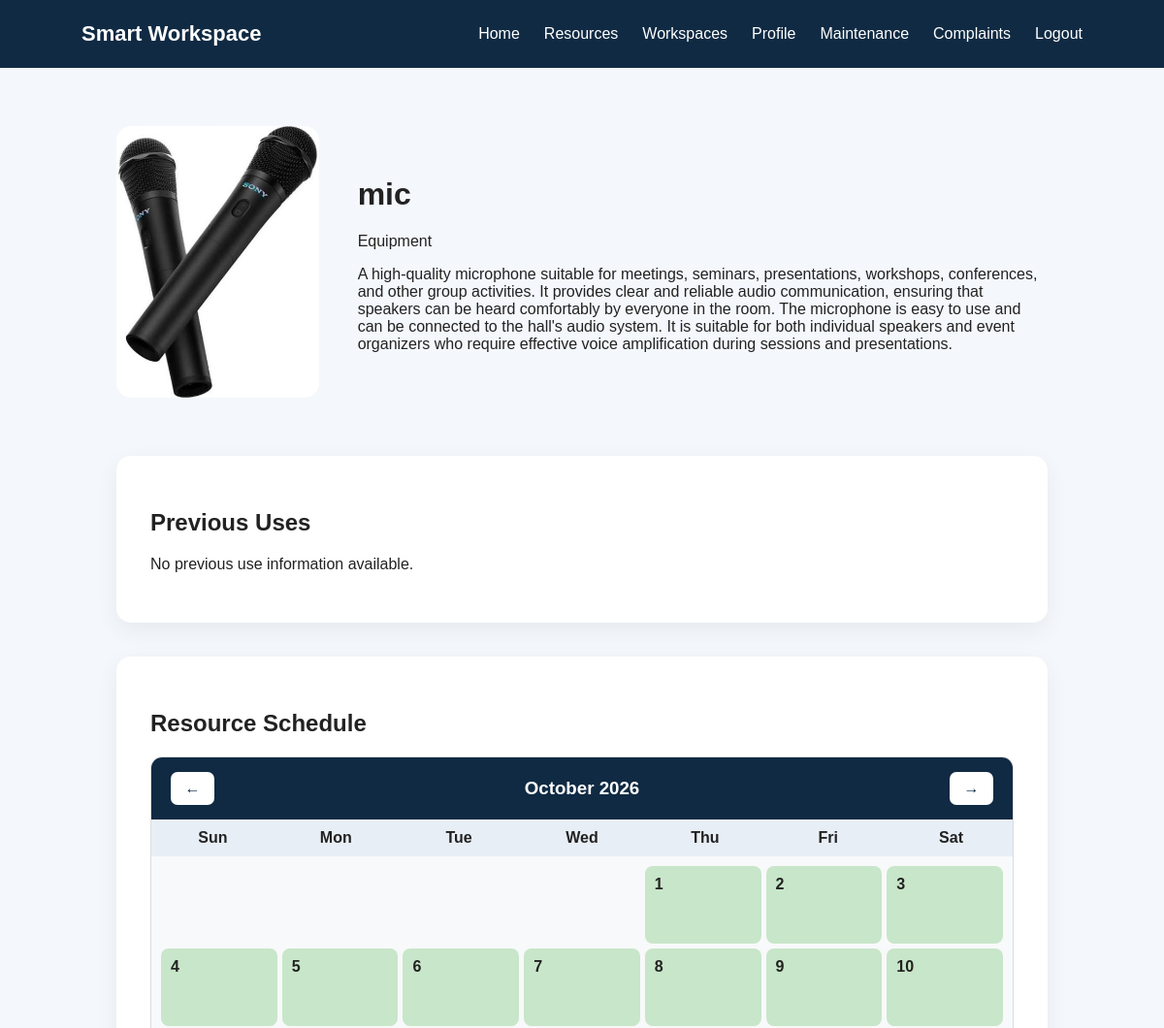
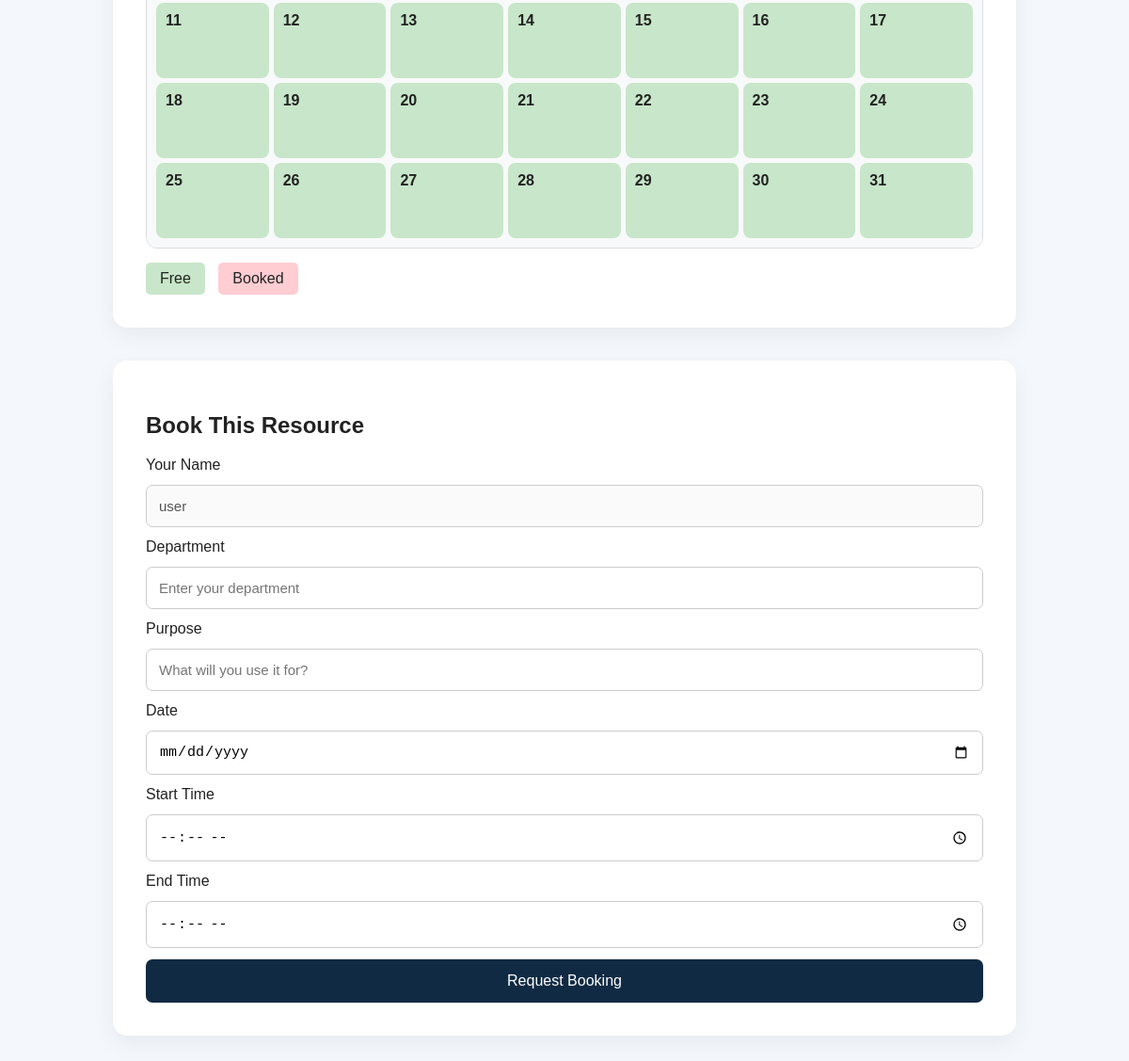
/resources/1/ (signed in), run on the app's committed database (2 pictures, top to bottom).
### workspace/models.py (models this page shows, shortened)
class Resource(models.Model):
    RESOURCE_TYPES = [
        ('Equipment', 'Equipment'),
        ('Projector', 'Projector'),
        ('Computer', 'Computer'),
        ('Other', 'Other'),
    ]
    name = models.CharField(max_length=100)
    resource_type = models.CharField(max_length=50, choices=RESOURCE_TYPES)
    description = models.TextField()
    previous_uses = models.TextField(blank=True)
    image = models.ImageField(upload_to='resources/', blank=True, null=True)
    department = models.CharField(max_length=100, blank=True)
    available = models.BooleanField(default=True)

### workspace/views.py (the view)
@login_required
def resource_detail(request, resource_id):
    resource = get_object_or_404(
        Resource,
        id=resource_id
    )
    bookings = ResourceBooking.objects.filter(
        resource=resource,
        status__in=['Pending', 'Approved']
    ).order_by(
        'booking_date',
        'start_time'
    )
    return render(
        request,
        'workspace/resource_detail.html',
        {
            'resource': resource,
            'bookings': bookings
        }
    )

### workspace/templates/workspace/resource_detail.html (shortened to what this page needs)
{% extends 'workspace/base.html' %}
{% block content %}
<div class="detail-page">
    <div class="detail-header">
        {% if resource.image %}
        <img src="{{ resource.image.url }}" class="detail-image">
        {% endif %}
        <div>
            <h1>{{ resource.name }}</h1>
            <p>{{ resource.resource_type }}</p>
            <p>{{ resource.description }}</p>
        </div>
    </div>
    <section class="info-section">
        <h2>Previous Uses</h2>
        <p>
            {{ resource.previous_uses|default:"No previous use information available." }}
        </p>
    </section>
    <section class="schedule">
        <h2>Resource Schedule</h2>
        <div class="calendar-box">
            <div class="calendar-header">
                <button type="button" id="previousMonth">
                    ←
                </button>
                <h3 id="monthYear"></h3>
                <button type="button" id="nextMonth">
                    →
                </button>
            </div>
            <div class="calendar-weekdays">
                <div>Sun</div>
                <div>Mon</div>
                <div>Tue</div>
                <div>Wed</div>
                <div>Thu</div>
                <div>Fri</div>
                <div>Sat</div>
            </div>
            <div id="calendar" class="calendar-grid"></div>
        </div>
        <div class="legend">
            <span class="legend-free">
                Free
            </span>
            <span class="legend-booked">
                Booked
            </span>
        </div>
    </section>
    <section class="booking-section">
        <h2>Book This Resource</h2>
        <form method="POST" action="{% url 'book_resource' resource.id %}">
            <label>Your Name</label>
            <input
                type="text"
                value="{{ user.get_full_name|default:user.username }}"
                disabled
            >
            <label>Department</label>
            <input
                type="text"
                name="department"
                placeholder="Enter your department"
                required
            >
            <label>Purpose</label>
            <input
                type="text"
                name="purpose"
                placeholder="What will you use it for?"
                required
            >
            <label>Date</label>
            <input
                type="date"
                name="booking_date"
                required
            >
            <label>Start Time</label>
            <input
                type="time"
                name="start_time"
                required
            >
            <label>End Time</label>
            <input
                type="time"
                name="end_time"
                required
            >
            <button type="submit">
                Request Booking
            </button>
        </form>
    </section>
</div>
{% endblock %}

### workspace/static/workspace/style.css (style rules this page uses)
* { box-sizing: border-box; }
body { margin: 0; font-family: Arial, sans-serif; background: #f4f7fb; color: #222; }
.detail-page { padding: 60px 10%; }
.detail-header { display: flex; gap: 40px; align-items: center; margin-bottom: 60px; }
.detail-image { width: 400px; height: 280px; object-fit: cover; border-radius: 15px; }
.info-section, .schedule, .booking-section, .profile-box, .booking-list { background: white; padding: 35px; border-radius: 15px; margin-bottom: 35px; box-shadow: 0 8px 25px rgba(0, 0, 0, 0.06); }
.calendar-box { border: 1px solid #ddd; border-radius: 12px; overflow: hidden; background: #fafafa; }
.calendar-grid { display: grid; grid-template-columns: repeat(7, 1fr); gap: 5px; padding: 15px; }
.legend { margin-top: 15px; }
.legend-free, .legend-booked { display: inline-block; padding: 8px 15px; margin-right: 10px; border-radius: 5px; }
.legend-free { background: #c8e6c9; }
.legend-booked { background: #ffcdd2; }
form { display: flex; flex-direction: column; gap: 12px; }
input, select, textarea { padding: 13px; border: 1px solid #ccc; border-radius: 7px; font-size: 15px; }
button { padding: 14px; background: #102a43; color: white; border: none; border-radius: 7px; cursor: pointer; font-size: 16px; }
.calendar-header { display: flex; justify-content: space-between; align-items: center; background: #102a43; color: white; padding: 15px 20px; }
.calendar-header h3 { margin: 0; }
.calendar-header button { width: 45px; padding: 8px; background: white; color: #102a43; }
.calendar-weekdays { display: grid; grid-template-columns: repeat(7, 1fr); background: #e8eef5; text-align: center; font-weight: bold; padding: 10px 0; }
.calendar-grid { display: grid; grid-template-columns: repeat(7, 1fr); gap: 5px; padding: 10px; background: #f8f9fa; }

### data on the page
Resource: image (picture), name "mic", resource_type "Equipment", description "A high-quality microphone suitable for meetings, seminars, presentations, workshops, conferences, and other group activities. It provides clear and reliable audio communication, ensuring that speakers can be heard comfortably by everyone in the room. The microphone is easy to use and can be connected to the hall's audio system. It is suitable for both individual speakers and event organizers who require effective voice amplification during sessions and presentations.", previous_uses "No previous use information available."
